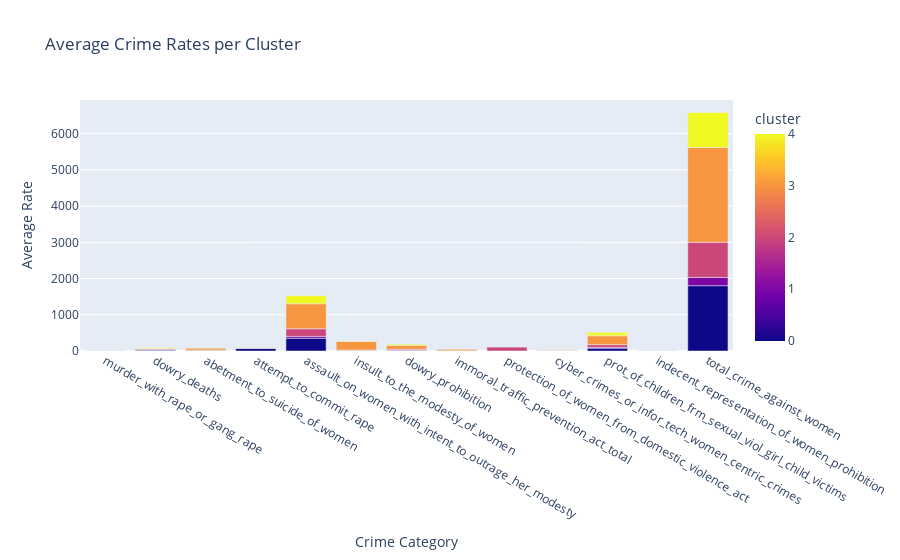

Notebook code for this chart:
### Code cell
# Bar Chart of Average Crime Rates per Cluster
bar_avg_fig = px.bar(
    cluster_means.reset_index().melt(id_vars='cluster'), x='variable', y='value', color='cluster',
    title='Average Crime Rates per Cluster', labels={'variable': 'Crime Category', 'value': 'Average Rate'}
)
bar_avg_fig.show()

### Figure 1 — Plotly figure (JSON) as saved in the notebook; plotly's stock layout.template omitted (floating-point values rounded to 4 significant figures)
{"data": [{"alignmentgroup": "True", "hovertemplate": "Crime Category=%{x}<br>Average Rate=%{y}<br>cluster=%{marker.color}<extra></extra>", "legendgroup": "", "marker": {"color": [0, 1, 2, 3, 4, 0, 1, 2, 3, 4, 0, 1, 2, 3, 4, 0, 1, 2, 3, 4, 0, 1, 2, 3, 4, 0, 1, 2, 3, 4, 0, 1, 2, 3, 4, 0, 1, 2, 3, 4, 0, 1, 2, 3, 4, 0, 1, 2, 3, 4, 0, 1, 2, 3, 4, 0, 1, 2, 3, 4, 0, 1, 2, 3, 4], "coloraxis": "coloraxis", "pattern": {"shape": ""}}, "name": "", "offsetgroup": "", "orientation": "v", "showlegend": false, "textposition": "auto", "type": "bar", "x": ["murder_with_rape_or_gang_rape", "murder_with_rape_or_gang_rape", "murder_with_rape_or_gang_rape", "murder_with_rape_or_gang_rape", "murder_with_rape_or_gang_rape", "dowry_deaths", "dowry_deaths", "dowry_deaths", "dowry_deaths", "dowry_deaths", "abetment_to_suicide_of_women", "abetment_to_suicide_of_women", "abetment_to_suicide_of_women", "abetment_to_suicide_of_women", "abetment_to_suicide_of_women", "attempt_to_commit_rape", "attempt_to_commit_rape", "attempt_to_commit_rape", "attempt_to_commit_rape", "attempt_to_commit_rape", "assault_on_women_with_intent_to_outrage_her_modesty", "assault_on_women_with_intent_to_outrage_her_modesty", "assault_on_women_with_intent_to_outrage_her_modesty", "assault_on_women_with_intent_to_outrage_her_modesty", "assault_on_women_with_intent_to_outrage_her_modesty", "insult_to_the_modesty_of_women", "insult_to_the_modesty_of_women", "insult_to_the_modesty_of_women", "insult_to_the_modesty_of_women", "insult_to_the_modesty_of_women", "dowry_prohibition", "dowry_prohibition", "dowry_prohibition", "dowry_prohibition", "dowry_prohibition", "immoral_traffic_prevention_act_total", "immoral_traffic_prevention_act_total", "immoral_traffic_prevention_act_total", "immoral_traffic_prevention_act_total", "immoral_traffic_prevention_act_total", "protection_of_women_from_domestic_violence_act", "protection_of_women_from_domestic_violence_act", "protection_of_women_from_domestic_violence_act", "protection_of_women_from_domestic_violence_act", "protection_of_women_from_domestic_violence_act", "cyber_crimes_or_infor_tech_women_centric_crimes", "cyber_crimes_or_infor_tech_women_centric_crimes", "cyber_crimes_or_infor_tech_women_centric_crimes", "cyber_crimes_or_infor_tech_women_centric_crimes", "cyber_crimes_or_infor_tech_women_centric_crimes", "prot_of_children_frm_sexual_viol_girl_child_victims", "prot_of_children_frm_sexual_viol_girl_child_victims", "prot_of_children_frm_sexual_viol_girl_child_victims", "prot_of_children_frm_sexual_viol_girl_child_victims", "prot_of_children_frm_sexual_viol_girl_child_victims", "indecent_representation_of_women_prohibition", "indecent_representation_of_women_prohibition", "indecent_representation_of_women_prohibition", "indecent_representation_of_women_prohibition", "indecent_representation_of_women_prohibition", "total_crime_against_women", "total_crime_against_women", "total_crime_against_women", "total_crime_against_women", "total_crime_against_women"], "xaxis": "x", "y": [0.8161, 0.1657, 0.08333, 1.26, 0.6686, 26.91, 3.879, 20.21, 17.48, 21.74, 12.62, 3.475, 11.07, 53.98, 11.49, 71.52, 2.064, 13.71, 7.3, 8.184, 352.9, 51.54, 207.9, 690.7, 224.1, 16.15, 2.857, 7.857, 235.1, 15.15, 11.22, 6.485, 32, 102.8, 34.12, 4.017, 0.7774, 0.4286, 46.98, 2.048, 0.7739, 0.2015, 117.1, 0.1333, 0.6103, 16.1, 0.9269, 1.75, 10.94, 3.637, 75.94, 24.97, 74.64, 244.3, 90.87, 0.7826, 0.009387, 0, 0.1167, 0.01624, 1803.0, 227.3, 967.5, 2618.0, 965.0], "yaxis": "y"}], "layout": {"barmode": "relative", "coloraxis": {"colorbar": {"title": {"text": "cluster"}}, "colorscale": [[0, "#0d0887"], [0.1111, "#46039f"], [0.2222, "#7201a8"], [0.3333, "#9c179e"], [0.4444, "#bd3786"], [0.5556, "#d8576b"], [0.6667, "#ed7953"], [0.7778, "#fb9f3a"], [0.8889, "#fdca26"], [1, "#f0f921"]]}, "legend": {"tracegroupgap": 0}, "title": {"text": "Average Crime Rates per Cluster"}, "xaxis": {"anchor": "y", "domain": [0, 1], "title": {"text": "Crime Category"}}, "yaxis": {"anchor": "x", "domain": [0, 1], "title": {"text": "Average Rate"}}}}
